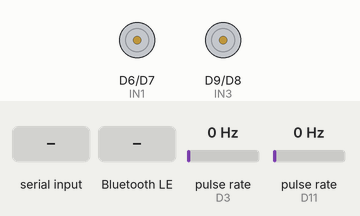
This sketch was run on a simulated Arduino Nano 33 IoT. Parts: motor-driver pin pairs drawn as motors (green arrow = first pin HIGH = forward, orange = second pin HIGH = backward, longer = more drive, scaled by the enable pin). Wiring (inferred from the names in the program): 2 × pulse sensor: data D3 / data D11. The inputs (shaded band) are chosen by the test bench; at power-on: pulse rate (sensors on D3, D11) 0 Hz. Random numbers use the default seed unless the sketch sets one; nothing arrives over Bluetooth unless stated; a phone connects over Bluetooth LE 3 s after start; what the sketch prints to the serial monitor is not drawn.

Above: at 2.2 s.
2.3 s: "START\n" received over Serial
At 2.6 s:
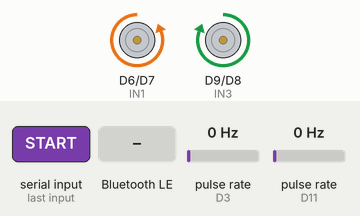
At 5.1 s:
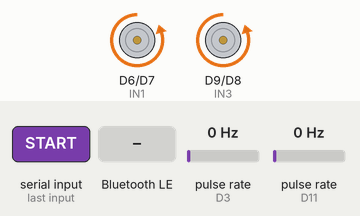
5.3 s: pulse rate (sensor on D3) set to 4 Hz
At 6.71 s:
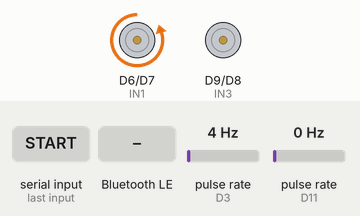
8.3 s: Bluetooth LE write "START" received
11.3 s: pulse rate (sensor on D11) set to 100 Hz
Timing chart, 0 to 15.4 s (numbered marks = the images above; inputs shaded):
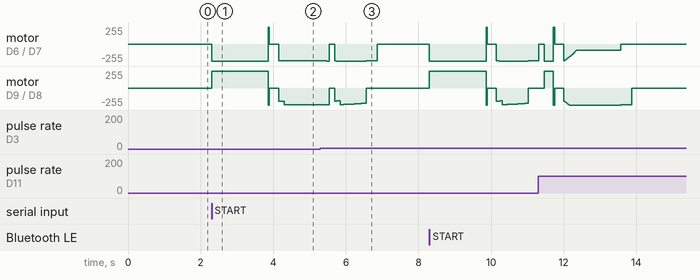

Measured:
- after the input at 2.3 s, motor on D6 (IN1) / D7 (IN2): stopped → backward 255/255 at once, → stopped 1.6 s later, → backward 252/255 0.29 s later; motor on D9 (IN3) / D8 (IN4): stopped → forward 255/255 at once, → stopped 1.6 s later, → backward 198/255 0.29 s later, → backward 252/255 0.16 s later

The sketch:

dice_movement.ino
```cpp
// ============================================================================
// DICE MOVEMENT — สั่งการหุ่นด้วยผลทอยลูกเต๋า 2 ลูก x 3 ครั้ง
// อ้างอิง: /home/poramet/Downloads/arduino_dice_movement_conditions.md
// แยกไฟล์จาก robotcurclerun.ino — คัดลอกค่า pin/calibration ชุดเดียวกัน
// (ฮาร์ดแวร์ตัวเดียวกัน) มาแค่ primitive ที่ใช้จริง (forward/turn) ตัด
// animation/gyro ออกเพื่อให้ไฟล์นี้โฟกัสแค่ logic ลูกเต๋า
// ============================================================================
#include <ArduinoBLE.h>

// ----------------------------------------------------------------------------
// 1. HARDWARE PIN DEFINITIONS (ค่าเดียวกับ robotcurclerun.ino — ยืนยันจาก hardware test)
// ----------------------------------------------------------------------------
const int ENA = 5;  // Left motor PWM
const int IN1 = 6;
const int IN2 = 7;
const int ENB = 10; // Right motor PWM
const int IN3 = 9;
const int IN4 = 8;

const int ENCODER_L = 11;
const int ENCODER_R = 3;

// ----------------------------------------------------------------------------
// 2. CALIBRATION (คัดลอกจาก robotcurclerun.ino — ปรับตรงนี้ถ้าฮาร์ดแวร์เปลี่ยน)
// ----------------------------------------------------------------------------
const int DISK_SLOTS = 20;
const float WHEEL_DIAMETER_CM = 6.5;
const float TRACK_WIDTH_CM = 14.5;
const float WHEEL_CIRCUMFERENCE_CM = 3.14159265 * WHEEL_DIAMETER_CM;
const float CM_PER_PULSE = WHEEL_CIRCUMFERENCE_CM / DISK_SLOTS;

int RUN_SPEED = 65000;
int TURN_SPEED = 65535;
int BRAKE_REVERSE_MS = 35;
int BRAKE_HOLD_MS = 150;

float CM_PER_SEC = 86.4;
float DEG_PER_SEC = 310.0;
float ENC_TRIM_L = 1.0;
float TURN_DEG_SCALE = (360.0 / 270.0) * (360.0 / 402.5);
float Kp_enc = 850.0;
float Ki_enc = 20.0;
int LAUNCH_TRIM = 14000;
unsigned long LAUNCH_TRIM_MS = 150;

// 1 ช่องกระดาน = 15 cm (spec ข้อ 1)
const float CM_PER_SLOT = 15.0;

// ----------------------------------------------------------------------------
// 3. ENCODER COUNTERS
// ----------------------------------------------------------------------------
volatile unsigned long pulse_count_L = 0;
volatile unsigned long pulse_count_R = 0;
void isr_count_L() { pulse_count_L++; }
void isr_count_R() { pulse_count_R++; }
void resetEncoders() { pulse_count_L = 0; pulse_count_R = 0; }

// ----------------------------------------------------------------------------
// 4. BLE (NUS) — เดิมจาก robotcurclerun.ino, ใช้ STOP ฉุกเฉินระหว่างวิ่งจริง
// ----------------------------------------------------------------------------
const bool USE_BLE = true;
BLEService uartService("6E400001-B5A3-F393-E0A9-E50E24DCCA9E");
BLECharacteristic txChar("6E400003-B5A3-F393-E0A9-E50E24DCCA9E", BLENotify, 64);
BLECharacteristic rxChar("6E400002-B5A3-F393-E0A9-E50E24DCCA9E", BLEWrite | BLEWriteWithoutResponse, 64);
bool ble_connected = false;
bool emergency_stop = false;
bool start_requested = false;
bool pending_event = false;   // true = ให้รัน runEvent(pending_steps2, pending_steps3)
int pending_steps2 = 0;
int pending_steps3 = 0;

void sendTelemetry(const String &msg) {
  Serial.println(msg);
  if (USE_BLE && ble_connected && txChar.subscribed()) {
    txChar.writeValue(msg.c_str(), msg.length());
  }
}

void processBLE() {
  if (!USE_BLE) return;
  BLE.poll();
  BLEDevice central = BLE.central();
  if (central && central.connected()) {
    ble_connected = true;
    if (rxChar.written()) {
      int len = rxChar.valueLength();
      const uint8_t* val = rxChar.value();
      String cmd = "";
      for (int i = 0; i < len; i++) cmd += (char)val[i];
      cmd.trim();
      cmd.toUpperCase();
      if (cmd == "STOP") {
        emergency_stop = true;
        analogWrite(ENA, 0);
        analogWrite(ENB, 0);
        sendTelemetry("[BLE CMD] EMERGENCY STOP ACTIVATED!");
      } else if (cmd == "START") {
        emergency_stop = false;
        start_requested = true;
        sendTelemetry("[BLE CMD] START RECEIVED!");
      } else if (cmd.startsWith("RUN ")) {
        int sep = cmd.indexOf(' ', 4);
        if (sep > 0) {
          emergency_stop = false;
          pending_steps2 = cmd.substring(4, sep).toInt();
          pending_steps3 = cmd.substring(sep + 1).toInt();
          pending_event = true;
          sendTelemetry("[BLE CMD] RUN " + String(pending_steps2) + " " + String(pending_steps3) + " RECEIVED!");
        }
      }
    }
  } else {
    ble_connected = false;
  }
}

// ----------------------------------------------------------------------------
// 5. MOTOR PRIMITIVES (ตัด animation/gyro ออก เหลือเฉพาะ forward/turn + encoder balance)
// ----------------------------------------------------------------------------
void stop() {
  analogWrite(ENA, 0);
  analogWrite(ENB, 0);
  digitalWrite(IN1, 0);
  digitalWrite(IN2, 0);
  digitalWrite(IN3, 0);
  digitalWrite(IN4, 0);
}

void brake(int duration_ms = 150) {
  digitalWrite(IN1, 1);
  digitalWrite(IN2, 1);
  digitalWrite(IN3, 1);
  digitalWrite(IN4, 1);
  analogWrite(ENA, 65535);
  analogWrite(ENB, 65535);
  if (duration_ms > 0) delay(duration_ms);
}

void applyMotorSpeeds(int current_L, int current_R) {
  analogWrite(ENA, current_L);
  analogWrite(ENB, current_R);
}

// วิ่งตรงระยะ distance_cm — จับเวลา (CM_PER_SEC) เป็นตัวหยุดหลัก, LM393 encoder
// (Kp_enc/Ki_enc) คอยแก้สมดุลซ้าย/ขวาสดระหว่างวิ่ง, จบด้วย catch-up phase
// ไล่ pulse ซ้าย/ขวาให้เท่ากันจริงก่อนเบรก (คัดลอกพฤติกรรมจาก robotcurclerun.ino
// forward() ทุกจุด ตัดแค่ animation/gyro ออก)
void forward(float distance_cm) {
  resetEncoders();
  digitalWrite(IN1, 0);
  digitalWrite(IN2, 1);
  digitalWrite(IN3, 0);
  digitalWrite(IN4, 1);

  int base_L = RUN_SPEED;
  int base_R = RUN_SPEED;
  applyMotorSpeeds(base_L, constrain(base_R - LAUNCH_TRIM, 23000, 65535));

  unsigned long target_duration_ms = (unsigned long)(distance_cm / CM_PER_SEC * 1000.0);
  unsigned long drive_start = millis();
  unsigned long last_print_time = millis();
  long integral_error = 0;

  while (true) {
    unsigned long elapsed = millis() - drive_start;
    if (elapsed >= target_duration_ms) break;

    long error = (long)(pulse_count_L * ENC_TRIM_L) - (long)pulse_count_R;
    integral_error = constrain(integral_error + error, -800, 800);
    int adjustment = constrain((int)(Kp_enc * error + Ki_enc * integral_error), -40000, 40000);

    int launch_bias = (elapsed < LAUNCH_TRIM_MS) ? LAUNCH_TRIM : 0;
    int current_L = constrain(base_L - adjustment, 23000, 65535);
    int current_R = constrain(base_R + adjustment - launch_bias, 23000, 65535);
    applyMotorSpeeds(current_L, current_R);

    processBLE();
    if (emergency_stop) { stop(); return; }

    if (millis() - last_print_time >= 300) {
      sendTelemetry(" L: " + String(pulse_count_L) + " | R: " + String(pulse_count_R) +
                    " | PWM: " + String(current_L) + "/" + String(current_R));
      last_print_time = millis();
    }
    delay(10);
  }

  // Catch-up: เวลาหมดแล้วแต่ pulse ซ้าย/ขวาอาจยังไม่เท่ากัน — ขับเฉพาะล้อที่ตามหลัง
  // ต่อสั้นๆ จนกว่า pulse ซ้าย=ขวา หรือ timeout (300ms) กันเบี้ยวตกค้างก่อนเบรก
  unsigned long catchup_start = millis();
  while (!emergency_stop && labs((long)pulse_count_L - (long)pulse_count_R) > 2 && millis() - catchup_start < 300) {
    if (pulse_count_L < pulse_count_R) applyMotorSpeeds(base_L, 0);
    else applyMotorSpeeds(0, base_R);
    delay(2);
  }
  if (labs((long)pulse_count_L - (long)pulse_count_R) > 2) {
    sendTelemetry("[Forward] WARNING: catch-up timeout, L=" + String(pulse_count_L) + " R=" + String(pulse_count_R));
  }

  brake(100);
  stop();
  delay(50);
}

// หมุนขวาอยู่กับที่ target_deg องศา (pivot สองล้อ, encoder-gated)
void turn_right(float target_deg) {
  resetEncoders();
  digitalWrite(IN1, 0);
  digitalWrite(IN2, 1);
  digitalWrite(IN3, 1);
  digitalWrite(IN4, 0);
  applyMotorSpeeds(TURN_SPEED, TURN_SPEED);

  float scaled_deg = target_deg * TURN_DEG_SCALE;
  float arc_cm = (scaled_deg / 360.0) * PI * TRACK_WIDTH_CM;
  unsigned long target_pulses = (unsigned long)(arc_cm / CM_PER_PULSE);
  unsigned long timeout_ms = (unsigned long)((scaled_deg / DEG_PER_SEC) * 1000.0 * 3.0);
  unsigned long turn_start = millis();

  while (true) {
    unsigned long avg_pulses = (pulse_count_L + pulse_count_R) / 2;
    if (avg_pulses >= target_pulses) break;
    if (millis() - turn_start >= timeout_ms) {
      sendTelemetry("[Turn Right] WARNING: encoder timeout");
      break;
    }
    processBLE();
    if (emergency_stop) { stop(); return; }
    delay(2);
  }

  digitalWrite(IN1, 1);
  digitalWrite(IN2, 0);
  digitalWrite(IN3, 0);
  digitalWrite(IN4, 1);
  applyMotorSpeeds(TURN_SPEED, TURN_SPEED);
  delay(BRAKE_REVERSE_MS);
  brake(BRAKE_HOLD_MS);
  stop();
  delay(100);
}

// หมุนซ้ายอยู่กับที่ target_deg องศา
void turn_left(float target_deg) {
  resetEncoders();
  digitalWrite(IN1, 1);
  digitalWrite(IN2, 0);
  digitalWrite(IN3, 0);
  digitalWrite(IN4, 1);
  applyMotorSpeeds(TURN_SPEED, TURN_SPEED);

  float scaled_deg = target_deg * TURN_DEG_SCALE;
  float arc_cm = (scaled_deg / 360.0) * PI * TRACK_WIDTH_CM;
  unsigned long target_pulses = (unsigned long)(arc_cm / CM_PER_PULSE);
  unsigned long timeout_ms = (unsigned long)((scaled_deg / DEG_PER_SEC) * 1000.0 * 3.0);
  unsigned long turn_start = millis();

  while (true) {
    unsigned long avg_pulses = (pulse_count_L + pulse_count_R) / 2;
    if (avg_pulses >= target_pulses) break;
    if (millis() - turn_start >= timeout_ms) {
      sendTelemetry("[Turn Left] WARNING: encoder timeout");
      break;
    }
    processBLE();
    if (emergency_stop) { stop(); return; }
    delay(2);
  }

  digitalWrite(IN1, 0);
  digitalWrite(IN2, 1);
  digitalWrite(IN3, 1);
  digitalWrite(IN4, 0);
  applyMotorSpeeds(TURN_SPEED, TURN_SPEED);
  delay(BRAKE_REVERSE_MS);
  brake(BRAKE_HOLD_MS);
  stop();
  delay(100);
}

// Single-wheel pivot: ล้อขวาหยุดนิ่ง ล้อซ้ายเดินหน้า — จุดหมุนอยู่ที่ล้อขวา
// (รัศมี TRACK_WIDTH_CM เต็ม ไม่ใช่ครึ่งเดียวแบบ turn_right/turn_left จึงคูณ 2.0)
void pivotLeftForward(float target_deg) {
  if (target_deg <= 0.0) return;
  resetEncoders();
  digitalWrite(IN1, 0);
  digitalWrite(IN2, 1);
  digitalWrite(IN3, 0);
  digitalWrite(IN4, 0);
  applyMotorSpeeds(TURN_SPEED, 0);

  float scaled_deg = target_deg * TURN_DEG_SCALE;
  float arc_cm = (scaled_deg / 360.0) * 2.0 * PI * TRACK_WIDTH_CM;
  unsigned long target_pulses = (unsigned long)(arc_cm / CM_PER_PULSE);
  unsigned long timeout_ms = (unsigned long)((scaled_deg / DEG_PER_SEC) * 1000.0 * 2.0 * 3.0);
  unsigned long pivot_start = millis();

  while (true) {
    if (pulse_count_L >= target_pulses) break;
    if (millis() - pivot_start >= timeout_ms) {
      sendTelemetry("[Pivot Left Forward] WARNING: encoder timeout");
      break;
    }
    processBLE();
    if (emergency_stop) { stop(); return; }
    delay(2);
  }
  stop();
  delay(100);
}

// Single-wheel pivot: ล้อขวาหยุดนิ่ง ล้อซ้ายถอยหลัง — จุดหมุนอยู่ที่ล้อขวา
void pivotLeftBackward(float target_deg) {
  if (target_deg <= 0.0) return;
  resetEncoders();
  digitalWrite(IN1, 1);
  digitalWrite(IN2, 0);
  digitalWrite(IN3, 0);
  digitalWrite(IN4, 0);
  applyMotorSpeeds(TURN_SPEED, 0);

  float scaled_deg = target_deg * TURN_DEG_SCALE;
  float arc_cm = (scaled_deg / 360.0) * 2.0 * PI * TRACK_WIDTH_CM;
  unsigned long target_pulses = (unsigned long)(arc_cm / CM_PER_PULSE);
  unsigned long timeout_ms = (unsigned long)((scaled_deg / DEG_PER_SEC) * 1000.0 * 2.0 * 3.0);
  unsigned long pivot_start = millis();

  while (true) {
    if (pulse_count_L >= target_pulses) break;
    if (millis() - pivot_start >= timeout_ms) {
      sendTelemetry("[Pivot Left Backward] WARNING: encoder timeout");
      break;
    }
    processBLE();
    if (emergency_stop) { stop(); return; }
    delay(2);
  }
  stop();
  delay(100);
}

// ----------------------------------------------------------------------------
// 6. DICE LOGIC — เวอร์ชันบังคับทิศ (heading คงที่ทุกเหตุการณ์, ไม่ผูกกับผลทอยแล้ว)
// ----------------------------------------------------------------------------
// ทิศเริ่มต้นบังคับคงที่: หมุนขวาเสมอไปจนถึง "ตะวันออกเฉียงใต้" (SE) — อยู่กึ่งกลาง
// ระหว่าง "ขวา"(90°) กับ "หลัง"(180°) ตามมุมเดิมของ spec = 135° หมุนขวาครั้งเดียว
// ตอนเริ่มภารกิจ ไม่ขึ้นกับผลทอยลูกเต๋าครั้งที่ 1 อีกต่อไป (ตัด roll1 ออก)
const float FIXED_HEADING_DEG = 135.0; // SE, หมุนขวาอย่างเดียวเสมอ

int rollDice() { return random(1, 7) + random(1, 7); } // ผลรวม 2 ลูกเต๋า = 2–12

void applyFixedHeading() { turn_right(FIXED_HEADING_DEG); }

// จัดกลุ่มจำนวนช่องที่ทอยได้เป็น 2 เหตุการณ์: ≤8 ช่อง = event 1, >8 ช่อง = event 2
// (เกณฑ์ตามที่กำหนด — ปรับเลข 8 ตรงนี้จุดเดียวถ้าจะเปลี่ยนเกณฑ์)
int classifyStepsEvent(int steps) { return (steps <= 8) ? 1 : 2; }

// รวม event ของครั้งที่ 2 กับ 3 เป็นรหัสเดียว 1-4: (1,1)->1 (1,2)->2 (2,1)->3 (2,2)->4
int combinedEventId(int event2, int event3) { return (event2 - 1) * 2 + event3; }

// จุดหมุนเสริม (single-wheel pivot) ต่อจาก spin หลัก — ค่าเริ่มต้น 0 (ปิด/ข้าม)
// เหมือน TURN_DEG ส่วนใหญ่ใน robotcurclerun.ino, ปรับเป็น >0 ได้ถ้าต้องจูนมุมเพิ่ม
const float PIVOT_CORRECTION_DEG = 0.0;

// เดินตาม leg นั้น — ถ้าช่องที่ทอยได้ leg นี้เกิน 8 (event 2) ให้เลี้ยวขวาเพิ่ม
// (spin turn_right(90) -> pivot เสริม pivotLeftBackward) ก่อนวิ่ง เปลี่ยนทิศจริง
// ให้ event 1/2 ต่างกันทางกายภาพ ไม่ใช่แค่ label; ถ้า ≤8 (event 1) วิ่งตรงตามทิศเดิม
void executeMove(int steps) {
  if (steps > 8) {
    sendTelemetry("[Move] เกิน 8 ช่อง -> เลี้ยวขวาเพิ่ม");
    turn_right(90.0);
    pivotLeftBackward(PIVOT_CORRECTION_DEG);
  }
  if (emergency_stop) return;
  forward(steps * CM_PER_SLOT);
}

// ลำดับการทำงาน: หมุนขวาไป SE ครั้งเดียว -> วิ่งตามช่องที่ทอยได้ครั้งที่ 2 -> ครั้งที่ 3
void processMovement() {
  sendTelemetry("[Heading] หมุนขวาไปทิศตะวันออกเฉียงใต้ (SE, " + String(FIXED_HEADING_DEG, 0) + "°)");
  applyFixedHeading();
  if (emergency_stop) return;

  int sum2 = rollDice();
  int steps2 = sum2;
  int event2 = classifyStepsEvent(steps2);
  sendTelemetry("[Roll 2] sum=" + String(sum2) + " ช่อง -> event " + String(event2));
  executeMove(steps2);
  if (emergency_stop) return;

  int sum3 = rollDice();
  int steps3 = sum3;
  int event3 = classifyStepsEvent(steps3);
  sendTelemetry("[Roll 3] sum=" + String(sum3) + " ช่อง -> event " + String(event3));
  executeMove(steps3);
  if (emergency_stop) return;

  int eventId = combinedEventId(event2, event3);
  sendTelemetry("[Mission] เหตุการณ์รวม #" + String(eventId) + " (event2=" + String(event2) +
                ", event3=" + String(event3) + ") — SE " + String(steps2) + " ช่อง, " +
                String(steps3) + " ช่อง");
}

// เรียกเหตุการณ์เฉพาะเจาะจงด้วยจำนวนช่อง (ครั้งที่ 2, 3) ตรงๆ — ข้าม rollDice()
// ทั้งหมด ใช้ทดสอบซ้ำๆ ได้แน่นอน ทิศยังคงหมุนขวาไป SE ครั้งเดียวเหมือน processMovement()
void runEvent(int steps2, int steps3) {
  if (steps2 < 2 || steps2 > 12 || steps3 < 2 || steps3 > 12) {
    sendTelemetry("[Run] invalid steps (2-12): " + String(steps2) + "," + String(steps3));
    return;
  }
  int event2 = classifyStepsEvent(steps2);
  int event3 = classifyStepsEvent(steps3);
  int eventId = combinedEventId(event2, event3);
  sendTelemetry("[Run Event #" + String(eventId) + "] SE " + String(steps2) + " ช่อง, " +
                String(steps3) + " ช่อง (event2=" + String(event2) + ", event3=" + String(event3) + ")");

  applyFixedHeading();
  if (emergency_stop) return;
  executeMove(steps2);
  if (emergency_stop) return;
  executeMove(steps3);
}

// ----------------------------------------------------------------------------
// 7. SETUP / LOOP
// ----------------------------------------------------------------------------
void setup() {
  Serial.begin(9600);
  delay(1000);
  Serial.println("=== DICE MOVEMENT READY ===");

  randomSeed(micros());

  analogWriteResolution(16);
  pinMode(ENA, OUTPUT);
  pinMode(IN1, OUTPUT);
  pinMode(IN2, OUTPUT);
  pinMode(ENB, OUTPUT);
  pinMode(IN3, OUTPUT);
  pinMode(IN4, OUTPUT);
  stop();

  pinMode(ENCODER_L, INPUT_PULLUP);
  pinMode(ENCODER_R, INPUT_PULLUP);
  attachInterrupt(digitalPinToInterrupt(ENCODER_L), isr_count_L, RISING);
  attachInterrupt(digitalPinToInterrupt(ENCODER_R), isr_count_R, RISING);

  if (USE_BLE) {
    if (BLE.begin()) {
      BLE.setLocalName("DICE-ROBOT");
      BLE.setDeviceName("DICE-ROBOT");
      BLE.setAdvertisedService(uartService);
      uartService.addCharacteristic(txChar);
      uartService.addCharacteristic(rxChar);
      BLE.addService(uartService);
      BLE.advertise();
      Serial.println("[BLE] Online! Device Name: DICE-ROBOT — ส่ง START เพื่อทอยลูกเต๋า");
    } else {
      Serial.println("[BLE] Warning: BLE failed to initialize!");
    }
  }
  Serial.println("ส่ง START ผ่าน BLE หรือพิมพ์ 'start' ใน Serial Monitor เพื่อทอยสุ่มจริง (หมุนขวาไป SE เสมอ)");
  Serial.println("พิมพ์ 'run <steps2> <steps3>' (2-12 ทั้งคู่) หรือ BLE 'RUN <steps2> <steps3>' เพื่อรันเหตุการณ์เฉพาะ");
}

void loop() {
  processBLE();

  if (Serial.available()) {
    String cmd = Serial.readStringUntil('\n');
    cmd.trim();
    cmd.toLowerCase();
    if (cmd == "start") {
      emergency_stop = false;
      start_requested = true;
    } else if (cmd == "stop") {
      emergency_stop = true;
      stop();
    } else if (cmd.startsWith("run ")) {
      int sep = cmd.indexOf(' ', 4);
      if (sep > 0) {
        emergency_stop = false;
        pending_steps2 = cmd.substring(4, sep).toInt();
        pending_steps3 = cmd.substring(sep + 1).toInt();
        pending_event = true;
      }
    }
  }

  if (start_requested && !emergency_stop) {
    start_requested = false;
    processMovement();
  } else if (pending_event && !emergency_stop) {
    pending_event = false;
    runEvent(pending_steps2, pending_steps3);
  }
}
```
